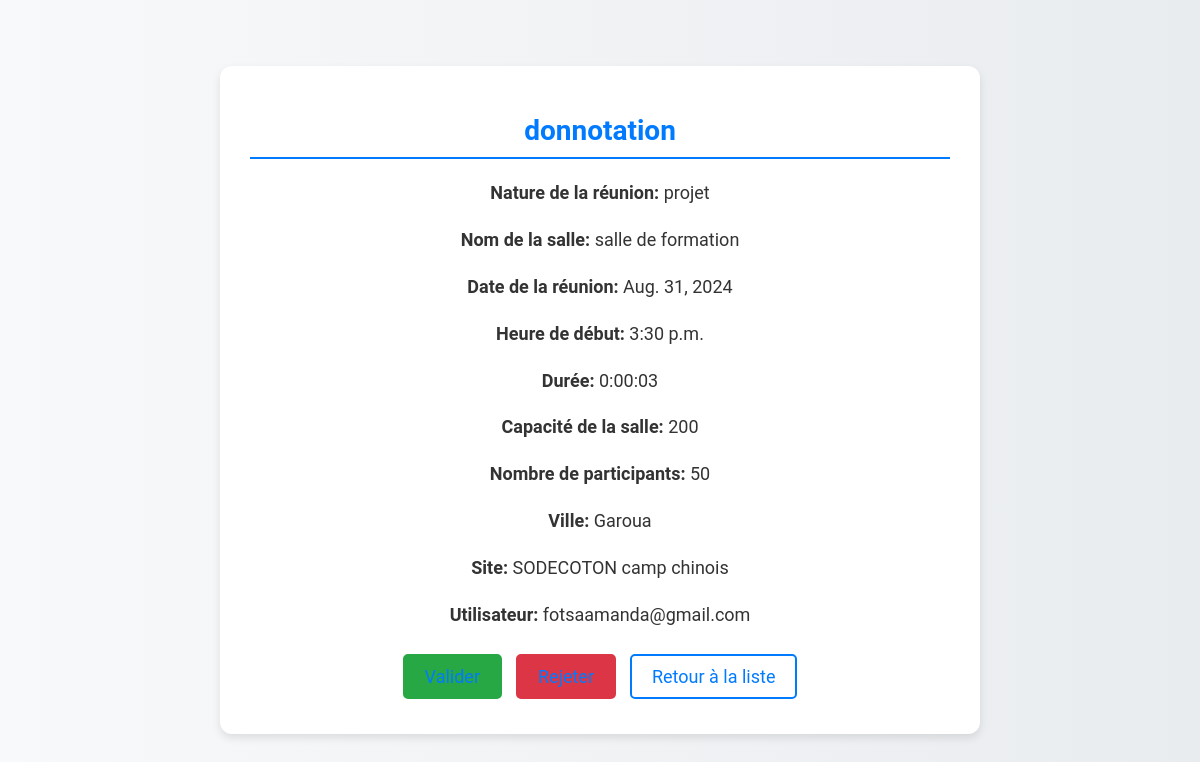
Page /arbre/2/ (signed in) on the committed database.
### devA/models.py (models this page shows, shortened)
class Arbre(models.Model):
    nature_Reunion = models.CharField(max_length=100)
    titre = models.CharField(max_length=100)
    nom_Salle = models.CharField(max_length=100)
    date_Reunion = models.DateField()
    heure_Debut = models.TimeField()
    duree = models.DurationField()
    capacite_Salle = models.IntegerField(default=0)  # Changer en IntegerField
    nombre_participants = models.IntegerField(default=0)
    nom_Ville = models.CharField(max_length=100)  # Changer en CharField
    nom_Site = models.CharField(max_length=100)
    utilisateur = models.ForeignKey(User, on_delete=models.CASCADE, related_name='arbres')
    statut = models.BooleanField(default=False, null=True)
    valided = models.BooleanField(default=False, null=True)

class User(AbstractUser):
    fonction = models.CharField(max_length=50, blank=True, null=True)
    groups = models.ManyToManyField(
        'auth.Group',
        related_name='devA_user_set',
        blank=True,
        help_text='The groups this user belongs to.',
        related_query_name='user',
    )
    user_permissions = models.ManyToManyField(
        'auth.Permission',
        related_name='devA_user_set',
        blank=True,
        help_text='Specific permissions for this user.',
        related_query_name='user',
    )

### devA/views.py (the view)
# urls.py: path('arbre/<int:pk>/', views.arbre_detail, name='arbre_detail'),
@login_required
def arbre_detail(request, pk):
    arbre = get_object_or_404(Arbre, pk=pk)
    return render(request, 'devA/arbre_detail.html', {'arbre': arbre})

### devA/templates/devA/arbre_detail.html (shortened to what this page needs)
<!DOCTYPE html>
<html lang="fr">
<head>
    {% load static %}
</head>
<body>
    <div class="container">
        <h1>{{ arbre.titre }}</h1>
        <p><strong>Nature de la réunion:</strong> {{ arbre.nature_Reunion }}</p>
        <p><strong>Nom de la salle:</strong> {{ arbre.nom_Salle }}</p>
        <p><strong>Date de la réunion:</strong> {{ arbre.date_Reunion }}</p>
        <p><strong>Heure de début:</strong> {{ arbre.heure_Debut }}</p>
        <p><strong>Durée:</strong> {{ arbre.duree }}</p>
        <p><strong>Capacité de la salle:</strong> {{ arbre.capacite_Salle }}</p>
        <p><strong>Nombre de participants:</strong> {{ arbre.nombre_participants }}</p>
        <p><strong>Ville:</strong> {{ arbre.nom_Ville }}</p>
        <p><strong>Site:</strong> {{ arbre.nom_Site }}</p>
        <p><strong>Utilisateur:</strong> {{ arbre.utilisateur.email }}</p>
        <div class="button-group">
            <a href="{% url 'arbre_valider' arbre.pk %}">Valider</a>
            <a href="{% url 'arbre_rejected' arbre.pk %}">Rejeter</a>
            <a href="{% url 'arbre_list' %}">Retour à la liste</a>
        </div>
    </div>
</body>
</html>

### devA/templates/devA/arbre_detail.html (style rules this page uses)
body { font-family: 'Roboto', sans-serif; background-color: #eaeaea; color: #333; margin: 0; padding: 0; display: flex; justify-content: center; align-items: center; height: 100vh; background-image: linear-gradient(to right, #f8f9fa, #e9ecef); }
.container { background: #ffffff; padding: 30px; border-radius: 12px; box-shadow: 0 4px 8px rgba(0, 0, 0, 0.1); max-width: 700px; width: 100%; text-align: center; }
h1 { color: #007bff; font-size: 28px; margin-bottom: 20px; font-weight: 600; border-bottom: 2px solid #007bff; padding-bottom: 10px; }
p { margin-bottom: 15px; font-size: 18px; line-height: 1.6; }
a { color: #007bff; text-decoration: none; font-size: 18px; display: inline-block; margin-top: 10px; padding: 10px 20px; border-radius: 5px; border: 2px solid #007bff; transition: background-color 0.3s, color 0.3s; }
.button-group { margin-top: 20px; }
.button-group a { margin: 5px; }
.button-group a:first-child { background-color: #28a745; border-color: #28a745; }
.button-group a:nth-child(2) { background-color: #dc3545; border-color: #dc3545; }

### rows in the picture
Arbre: titre "donnotation", nature_Reunion "projet", nom_Salle "salle de formation", date_Reunion "Aug. 31, 2024", heure_Debut "3:30 p.m.", duree "0:00:03", capacite_Salle "200", nombre_participants "50", nom_Ville "Garoua", nom_Site "SODECOTON camp chinois", utilisateur.email "fotsaamanda@gmail.com"
